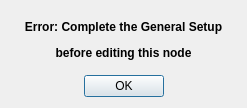
<?xml version="1.0" encoding="UTF-8"?>
<ui version="4.0">
 <class>ErrorDialog</class>
 <widget class="QDialog" name="ErrorDialog">
  <property name="windowModality">
   <enum>Qt::ApplicationModal</enum>
  </property>
  <property name="geometry">
   <rect>
    <x>0</x>
    <y>0</y>
    <width>247</width>
    <height>108</height>
   </rect>
  </property>
  <property name="windowTitle">
   <string>Dialog</string>
  </property>
  <layout class="QVBoxLayout" name="verticalLayout">
   <item>
    <widget class="QLabel" name="label">
     <property name="text">
      <string>&lt;html&gt;&lt;head/&gt;&lt;body&gt;&lt;p align=&quot;center&quot;&gt;&lt;span style=&quot; font-weight:600;&quot;&gt;Error: Complete the General Setup&lt;/span&gt;&lt;/p&gt;&lt;p align=&quot;center&quot;&gt;&lt;span style=&quot; font-weight:600;&quot;&gt; before editing this node&lt;/span&gt;&lt;/p&gt;&lt;/body&gt;&lt;/html&gt;</string>
     </property>
    </widget>
   </item>
   <item>
    <widget class="QDialogButtonBox" name="buttonBox">
     <property name="orientation">
      <enum>Qt::Horizontal</enum>
     </property>
     <property name="standardButtons">
      <set>QDialogButtonBox::Ok</set>
     </property>
     <property name="centerButtons">
      <bool>true</bool>
     </property>
    </widget>
   </item>
  </layout>
 </widget>
 <resources/>
 <connections>
  <connection>
   <sender>buttonBox</sender>
   <signal>accepted()</signal>
   <receiver>ErrorDialog</receiver>
   <slot>accept()</slot>
   <hints>
    <hint type="sourcelabel">
     <x>248</x>
     <y>254</y>
    </hint>
    <hint type="destinationlabel">
     <x>157</x>
     <y>274</y>
    </hint>
   </hints>
  </connection>
  <connection>
   <sender>buttonBox</sender>
   <signal>rejected()</signal>
   <receiver>ErrorDialog</receiver>
   <slot>reject()</slot>
   <hints>
    <hint type="sourcelabel">
     <x>316</x>
     <y>260</y>
    </hint>
    <hint type="destinationlabel">
     <x>286</x>
     <y>274</y>
    </hint>
   </hints>
  </connection>
 </connections>
</ui>
